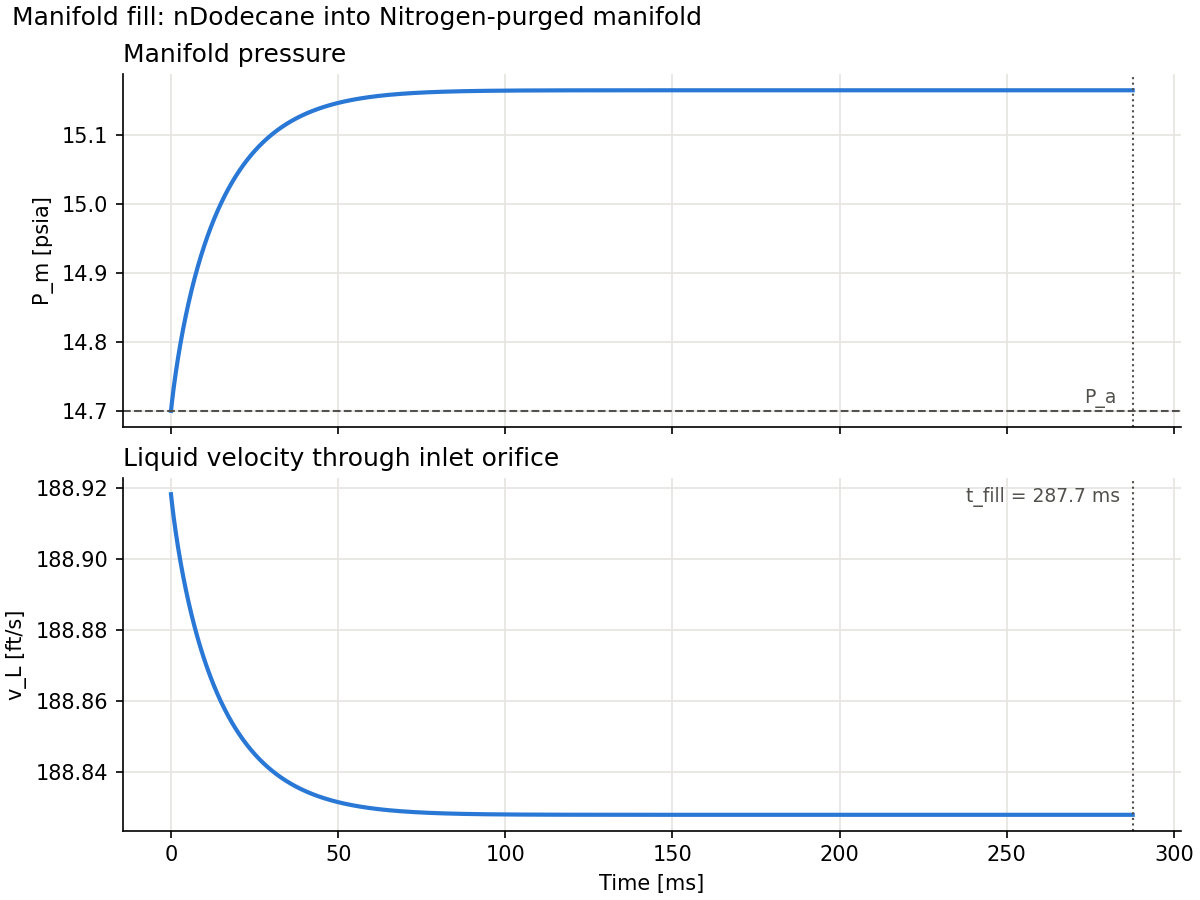

Source code (Python):
# Pintle Fill Time Analysis Code
# Authors: Chanak Gautam
# First Created: 10/29/2026
# Last Updated: 10/29/2026
# Calculations done in SI unit

import math
import os
import matplotlib.pyplot as plt
import pint
from pyfluids import Fluid, FluidsList, Input
from CoolProp.CoolProp import PropsSI

ureg = pint.UnitRegistry()
Q_ = ureg.Quantity


# ---------------------------------------------------------------------------
# Inputs (imperial). All pressures are absolute.
# ---------------------------------------------------------------------------
LIQUID = FluidsList.nDodecane               # propellant (n-dodecane is the usual RP-1 surrogate)
GAS = FluidsList.Nitrogen                   # purge gas

V0_imp = Q_(2.0, "in**3")                   # manifold internal volume
P_f_imp = Q_(500.0, "psi")                  # feed pressure upstream of liquid inlet orifice
P_a_imp = Q_(14.7, "psi")                   # pressure downstream of gas outlet
P_amb_imp = Q_(14.7, "psi")                 # initial manifold pressure (purge gas at rest)
T_gas_imp = Q_(70.0, "degF")                # purge gas temperature (held constant, isothermal)
T_liq_imp = Q_(70.0, "degF")                # propellant temperature
D_in_imp = Q_(0.0625, "in")                 # liquid inlet orifice diameter
D_out_imp = Q_(0.0625, "in")                # gas outlet orifice diameter

Cd_liq = 0.61                               # estimate: sharp-edged orifice, liquid
Cd_gas = 0.80                               # estimate: gas through valve/fitting
dt = 1e-5                                   # s
t_max = 10.0                                # s, abort if the manifold hasn't filled by now


# ---------------------------------------------------------------------------
# Convert inputs to SI
# ---------------------------------------------------------------------------
V0 = V0_imp.m_as("m**3")                    # m^3
P_f = P_f_imp.m_as("Pa")                    # Pa
P_a = P_a_imp.m_as("Pa")                    # Pa
P_amb = P_amb_imp.m_as("Pa")                # Pa
T = T_gas_imp.m_as("K")                     # K
T_liq = T_liq_imp.m_as("K")                 # K
A_in = math.pi / 4 * D_in_imp.m_as("m") ** 2    # m^2
A_out = math.pi / 4 * D_out_imp.m_as("m") ** 2  # m^2

if P_f <= P_amb:
    raise ValueError("Feed pressure must exceed initial manifold pressure for liquid to flow in")


# ---------------------------------------------------------------------------
# Fluid properties (pyfluids takes temperature in degC, pressure in Pa)
# ---------------------------------------------------------------------------
liquid = Fluid(LIQUID).with_state(Input.pressure(P_f), Input.temperature(T_liq - 273.15))
gas = Fluid(GAS).with_state(Input.pressure(P_amb), Input.temperature(T - 273.15))

rho_L = liquid.density                      # kg/m^3, liquid treated as incompressible

R_u = PropsSI("gas_constant", GAS.coolprop_name)    # J/(mol K), universal gas constant
M_g = PropsSI("molar_mass", GAS.coolprop_name)      # kg/mol
R = R_u / M_g                               # J/(kg K), specific gas constant of purge gas
gamma = gas.specific_heat / PropsSI("Cvmass", "T", T, "P", P_amb, GAS.coolprop_name)

# Choked when P_a / P_m is at or below this critical pressure ratio
P_ratio_crit = math.pow(2 / (gamma + 1), gamma / (gamma - 1))


# ---------------------------------------------------------------------------
# Mass flow helpers
# Flows are clamped to zero instead of reversing when the pressure difference flips.
# ---------------------------------------------------------------------------
def liquid_mdot(P_m):
    """Liquid mass flow in through the inlet orifice [kg/s], incompressible orifice equation."""
    if P_m >= P_f:
        return 0.0
    return Cd_liq * A_in * math.sqrt(2 * rho_L * (P_f - P_m))


def gas_mdot(P_m):
    """Purge gas mass flow out through the outlet orifice [kg/s], isentropic ideal-gas nozzle.
    Returns (mdot, choked)."""
    if P_m <= P_a:
        return 0.0, False

    P_ratio = P_a / P_m
    if P_ratio <= P_ratio_crit:
        mdot = Cd_gas * A_out * P_m * math.sqrt(gamma / (R * T)) \
            * math.pow(2 / (gamma + 1), (gamma + 1) / (2 * (gamma - 1)))
        return mdot, True

    mdot = Cd_gas * A_out * P_m * math.sqrt(
        2 * gamma / ((gamma - 1) * R * T)
        * (math.pow(P_ratio, 2 / gamma) - math.pow(P_ratio, (gamma + 1) / gamma)))
    return mdot, False


# ---------------------------------------------------------------------------
# Initialize (t = 0, manifold full of purge gas)
# rho_g comes from the real-gas EOS rather than P/RT, so Z carries the real-gas correction
# (the ideal-gas rho_g in the flowchart would make Z = 1 by construction).
# ---------------------------------------------------------------------------
V_g = V0                                    # m^3
V_L = 0.0                                   # m^3
P_m = P_amb                                 # Pa
t_tot = 0.0                                 # s

rho_g = gas.density                         # kg/m^3
rho_g_0 = rho_g                             # kg/m^3, initial gas density
m_g = rho_g * V0                            # kg
Z = P_m * V_g / (m_g * R * T)               # compressibility factor


# Print out initial state
print(f"Liquid: {LIQUID.name}, rho_L = {Q_(rho_L, 'kg/m**3').m_as('lb/ft**3'):.3f} lb/ft^3")
print(f"Gas:    {GAS.name}, R = {R:.3f} J/(kg K), gamma = {gamma:.4f}, Z = {Z:.5f}")
print(f"        rho_g = {Q_(rho_g, 'kg/m**3').m_as('lb/ft**3'):.5f} lb/ft^3, "
      f"m_g = {Q_(m_g, 'kg').m_as('lb'):.4e} lb")
print(f"A_in = {Q_(A_in, 'm**2').m_as('in**2'):.4e} in^2, A_out = {Q_(A_out, 'm**2').m_as('in**2'):.4e} in^2")


# ---------------------------------------------------------------------------
# Time-marching loop
# Gas pressure is taken straight from the real-gas EOS at (rho_g, T) each step;
# Z is still computed for reporting.
# ---------------------------------------------------------------------------
history = {"t": [], "P_m": [], "V_L": [], "mdot_L": [], "mdot_g": [], "choked": [], "Z": []}

while True:
    mdot_L = liquid_mdot(P_m)
    mdot_g, choked = gas_mdot(P_m)

    history["t"].append(t_tot)
    history["P_m"].append(P_m)
    history["V_L"].append(V_L)
    history["mdot_L"].append(mdot_L)
    history["mdot_g"].append(mdot_g)
    history["choked"].append(choked)
    history["Z"].append(Z)

    # Update control volumes over dt (gas can't leave faster than what's left)
    V_g_prev = V_g
    V_L += mdot_L / rho_L * dt
    m_g -= min(mdot_g * dt, m_g)
    V_g = V0 - V_L

    # Manifold full: interpolate within the last step for when V_g hit zero
    if V_g <= 0:
        t_fill = t_tot + dt * V_g_prev / (V_g_prev - V_g)
        break

    t_tot += dt
    if t_tot > t_max:
        raise RuntimeError(f"Manifold not full after {t_max} s (V_g = {V_g:.3e} m^3)")

    # Update gas state
    rho_g = m_g / V_g
    P_m = PropsSI("P", "Dmass", rho_g, "T", T, GAS.coolprop_name)
    Z = P_m / (rho_g * R * T)


# Print out results
P_m_hist = history["P_m"]
i_peak = max(range(len(P_m_hist)), key=P_m_hist.__getitem__)
n_choked = sum(history["choked"])
print(f"\nFill time = {t_fill * 1e3:.3f} ms ({len(P_m_hist)} steps, dt = {dt:.0e} s)")
print(f"Peak P_m  = {Q_(P_m_hist[i_peak], 'Pa').m_as('psi'):.2f} psia at t = {history['t'][i_peak] * 1e3:.3f} ms")
print(f"Gas outlet choked for {n_choked * dt * 1e3:.3f} ms of the fill")
print(f"Purge gas vented: {(1 - m_g / (rho_g_0 * V0)) * 100:.2f} % of initial mass")


# ---------------------------------------------------------------------------
# Plots: manifold pressure and liquid inlet velocity vs time
# Liquid velocity is the mean velocity through the inlet orifice area, mdot_L / (rho_L * A_in).
# ---------------------------------------------------------------------------
t_ms = [t * 1e3 for t in history["t"]]
P_m_psia = [Q_(P, "Pa").m_as("psi") for P in P_m_hist]
v_L_fps = [Q_(mdot / (rho_L * A_in), "m/s").m_as("ft/s") for mdot in history["mdot_L"]]

line_color = "#2a78d6"
ref_color = "#52514e"

fig, (ax_P, ax_v) = plt.subplots(2, 1, sharex=True, figsize=(8, 6), constrained_layout=True)

ax_P.plot(t_ms, P_m_psia, color=line_color, linewidth=2)
ax_P.axhline(P_a_imp.m_as("psi"), color=ref_color, linewidth=1, linestyle="--")
ax_P.annotate("P_a", xy=(t_fill * 1e3, P_a_imp.m_as("psi")), xytext=(-8, 4),
              textcoords="offset points", ha="right", color=ref_color, fontsize=9)
ax_P.set_title("Manifold pressure", loc="left")
ax_P.set_ylabel("P_m [psia]")

ax_v.plot(t_ms, v_L_fps, color=line_color, linewidth=2)
ax_v.set_title("Liquid velocity through inlet orifice", loc="left")
ax_v.set_ylabel("v_L [ft/s]")
ax_v.set_xlabel("Time [ms]")

for ax in (ax_P, ax_v):
    ax.axvline(t_fill * 1e3, color=ref_color, linewidth=1, linestyle=":")
    ax.grid(True, color="#e5e4e0", linewidth=0.8)
    ax.set_axisbelow(True)
    for side in ("top", "right"):
        ax.spines[side].set_visible(False)
ax_v.annotate(f"t_fill = {t_fill * 1e3:.1f} ms", xy=(t_fill * 1e3, 1), xycoords=("data", "axes fraction"),
              xytext=(-6, -4), textcoords="offset points", ha="right", va="top", color=ref_color, fontsize=9)

fig.suptitle(f"Manifold fill: {LIQUID.name} into {GAS.name}-purged manifold", x=0.01, ha="left")
fig.savefig(os.path.join(os.path.dirname(os.path.abspath(__file__)), "fill_time.png"), dpi=150)
plt.show()
